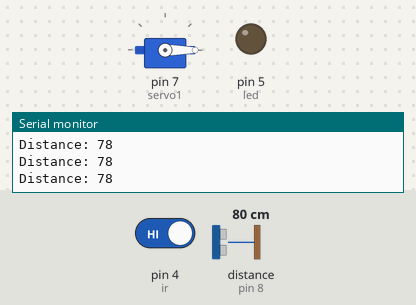
A sketch run on a simulated Arduino Uno, built with avr-gcc and run on an emulated ATmega328P. Parts: servo, output pins drawn as LEDs (lit = HIGH), the last lines printed to the serial monitor. Wiring (inferred from the names in the program): ultrasonic range finder: trigger pin 9; echo pin 8. The inputs (shaded band) are chosen by the test bench; at power-on: distance to the obstacle (sensor on pin 8) 80 cm, pin 4 (ir) HIGH. The echo pulse lasts 58.3 µs per cm; pins used as bus, display or sensor lines are not drawn.

Above: at 1.2 s.
1.3 s: distance to the obstacle (sensor on pin 8) set to 34 cm
2.8 s: distance to the obstacle (sensor on pin 8) set to 28 cm
At 3.1 s:
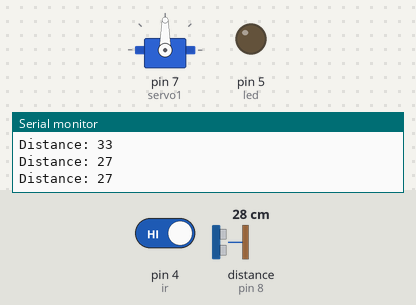
Timing chart, 0 to 5.8 s (numbered marks = the images above; inputs shaded):
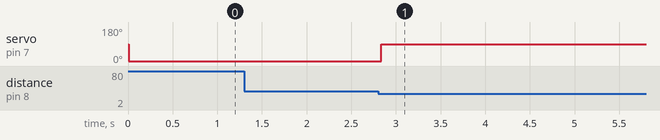

The sketch:

IR_SEnsor_with_gate.ino
```cpp
#include <Servo.h>
Servo servo1;
int angle = 0;
 int trigPin = 9;
int echoPin = 8;
int ir = 4; // IR sensor
int led = 5; // LED
long distance;
long duration;

void setup()
{
servo1.attach(7);
 pinMode(trigPin, OUTPUT);
 pinMode(echoPin, INPUT);// put your setup code here, to run once:
 pinMode(ir, INPUT);
 pinMode(led, OUTPUT);
 Serial.begin(9600); // Starts the serial communication

}

void loop() {
    light();
    //gate();
}

void ultra(){
  digitalWrite(trigPin, LOW);
  delayMicroseconds(2);
  digitalWrite(trigPin, HIGH);
  delayMicroseconds(10);
  digitalWrite(trigPin, LOW);
  duration = pulseIn(echoPin, HIGH);
  distance = duration*0.034/2;
  Serial.print("Distance: ");
  Serial.println(distance);
}

void gate()
{

  ultra();
  servo1.write(0);

 while(distance <= 30)
  {
    ultra();
    servo1.write(90);
    delay(3000);
  }
  if(distance >30)
  {
    servo1.write(0);
    }
  else{
     for(angle = 90; angle>=0; angle-=1)     // command to move from 180 degrees to 0 degrees
    {
    servo1.write(angle);              //command to rotate the servo to the specified angle
    delay(15);
    }
  }
  servo1.write(0);
}

void light()
{
  if(digitalRead(ir)== LOW)
  {
      digitalWrite(led, HIGH);
  }
  else
  {
      digitalWrite(led, LOW);
      gate();
  }
}
```

Measured:
- the behaviour switches between 32 and 31 cm on distance to the obstacle (sensor on pin 8) (found by bisection; images 0 and 1)
- after the input at 2.8 s, servo on pin 7 (servo1): 0° → 90° at once
